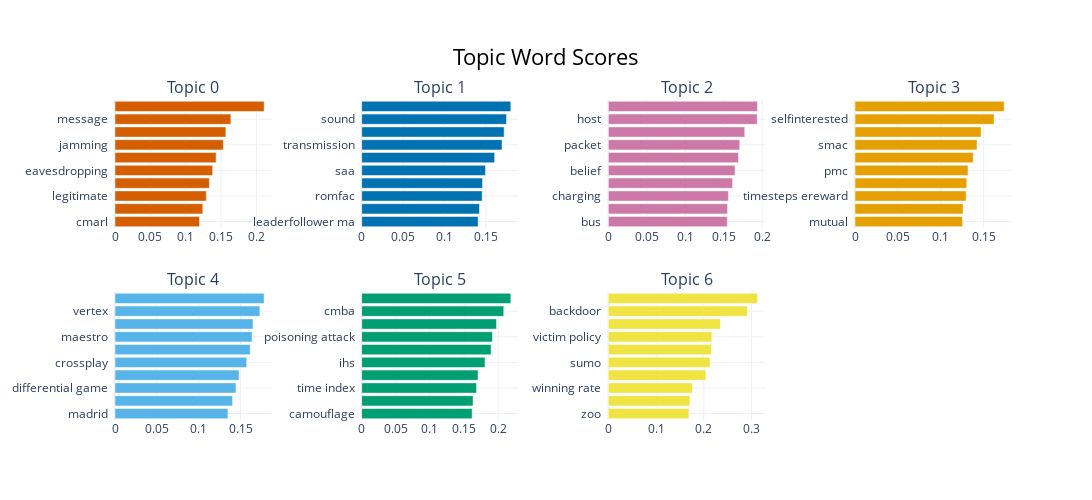

The cell this chart's notebook holds for it:
### Code cell
topic_model.visualize_barchart(top_n_topics=20, n_words=10, width=300)

### Figure 1 — Plotly figure (JSON) as saved in the notebook; plotly's stock layout.template omitted (floating-point values rounded to 4 significant figures)
{"data": [{"marker": {"color": "#D55E00"}, "orientation": "h", "type": "bar", "x": [0.1194, 0.1241, 0.1291, 0.1334, 0.1381, 0.143, 0.1531, 0.1567, 0.1638, 0.2108], "xaxis": "x", "y": ["cmarl  ", "iot  ", "legitimate  ", "device  ", "eavesdropping  ", "antijamming  ", "jamming  ", "jammer  ", "message  ", "radar  "], "yaxis": "y"}, {"marker": {"color": "#0072B2"}, "orientation": "h", "type": "bar", "x": [0.1405, 0.1422, 0.1454, 0.1459, 0.1494, 0.1605, 0.1694, 0.1719, 0.1748, 0.18], "xaxis": "x2", "y": ["leaderfollower ma  ", "actuator  ", "romfac  ", "pursuer  ", "saa  ", "leaderfollower  ", "transmission  ", "ma  ", "sound  ", "byzantine  "], "yaxis": "y2"}, {"marker": {"color": "#CC79A7"}, "orientation": "h", "type": "bar", "x": [0.1546, 0.155, 0.1562, 0.1615, 0.1647, 0.1692, 0.1709, 0.1773, 0.1935, 0.1939], "xaxis": "x3", "y": ["bus  ", "energy  ", "charging  ", "demand  ", "belief  ", "id  ", "packet  ", "intrusion  ", "host  ", "voltage  "], "yaxis": "y3"}, {"marker": {"color": "#E69F00"}, "orientation": "h", "type": "bar", "x": [0.1253, 0.1259, 0.1295, 0.1303, 0.1317, 0.1379, 0.1422, 0.147, 0.1621, 0.1739], "xaxis": "x4", "y": ["mutual  ", "cooperative cooperative cooperative  ", "timesteps ereward  ", "ereward  ", "pmc  ", "selfinterested agent  ", "smac  ", "cooperative cooperative  ", "selfinterested  ", "mir  "], "yaxis": "y4"}, {"marker": {"color": "#56B4E9"}, "orientation": "h", "type": "bar", "x": [0.1348, 0.1404, 0.1445, 0.1482, 0.1573, 0.1615, 0.1637, 0.1649, 0.173, 0.1781], "xaxis": "x5", "y": ["madrid  ", "tizero  ", "differential game  ", "ued  ", "crossplay  ", "student  ", "maestro  ", "npc  ", "vertex  ", "minimax regret  "], "yaxis": "y5"}, {"marker": {"color": "#009E73"}, "orientation": "h", "type": "bar", "x": [0.1618, 0.1632, 0.1682, 0.1704, 0.1807, 0.1895, 0.1915, 0.1975, 0.2081, 0.2185], "xaxis": "x6", "y": ["camouflage  ", "mixed attack  ", "time index  ", "aml  ", "ihs  ", "recipient agent  ", "poisoning attack  ", "attack strategy  ", "cmba  ", "recipient  "], "yaxis": "y6"}, {"marker": {"color": "#F0E442"}, "orientation": "h", "type": "bar", "x": [0.1689, 0.1711, 0.176, 0.2045, 0.213, 0.2159, 0.2169, 0.235, 0.2912, 0.3124], "xaxis": "x7", "y": ["zoo  ", "imitation  ", "winning rate  ", "imap  ", "sumo  ", "shine  ", "victim policy  ", "backdoor attack  ", "backdoor  ", "trigger  "], "yaxis": "y7"}], "layout": {"annotations": [{"font": {"size": 16}, "showarrow": false, "text": "Topic 0", "x": 0.0875, "xanchor": "center", "xref": "paper", "y": 1, "yanchor": "bottom", "yref": "paper"}, {"font": {"size": 16}, "showarrow": false, "text": "Topic 1", "x": 0.3625, "xanchor": "center", "xref": "paper", "y": 1, "yanchor": "bottom", "yref": "paper"}, {"font": {"size": 16}, "showarrow": false, "text": "Topic 2", "x": 0.6375, "xanchor": "center", "xref": "paper", "y": 1, "yanchor": "bottom", "yref": "paper"}, {"font": {"size": 16}, "showarrow": false, "text": "Topic 3", "x": 0.9125, "xanchor": "center", "xref": "paper", "y": 1, "yanchor": "bottom", "yref": "paper"}, {"font": {"size": 16}, "showarrow": false, "text": "Topic 4", "x": 0.0875, "xanchor": "center", "xref": "paper", "y": 0.4, "yanchor": "bottom", "yref": "paper"}, {"font": {"size": 16}, "showarrow": false, "text": "Topic 5", "x": 0.3625, "xanchor": "center", "xref": "paper", "y": 0.4, "yanchor": "bottom", "yref": "paper"}, {"font": {"size": 16}, "showarrow": false, "text": "Topic 6", "x": 0.6375, "xanchor": "center", "xref": "paper", "y": 0.4, "yanchor": "bottom", "yref": "paper"}], "height": 500, "hoverlabel": {"bgcolor": "white", "font": {"family": "Rockwell", "size": 16}}, "showlegend": false, "title": {"font": {"color": "Black", "size": 22}, "text": "Topic Word Scores", "x": 0.5, "xanchor": "center", "yanchor": "top"}, "width": 1200, "xaxis": {"anchor": "y", "domain": [0, 0.175], "showgrid": true}, "xaxis2": {"anchor": "y2", "domain": [0.275, 0.45], "showgrid": true}, "xaxis3": {"anchor": "y3", "domain": [0.55, 0.725], "showgrid": true}, "xaxis4": {"anchor": "y4", "domain": [0.825, 1], "showgrid": true}, "xaxis5": {"anchor": "y5", "domain": [0, 0.175], "showgrid": true}, "xaxis6": {"anchor": "y6", "domain": [0.275, 0.45], "showgrid": true}, "xaxis7": {"anchor": "y7", "domain": [0.55, 0.725], "showgrid": true}, "xaxis8": {"anchor": "y8", "domain": [0.825, 1], "showgrid": true}, "yaxis": {"anchor": "x", "domain": [0.6, 1], "showgrid": true}, "yaxis2": {"anchor": "x2", "domain": [0.6, 1], "showgrid": true}, "yaxis3": {"anchor": "x3", "domain": [0.6, 1], "showgrid": true}, "yaxis4": {"anchor": "x4", "domain": [0.6, 1], "showgrid": true}, "yaxis5": {"anchor": "x5", "domain": [0, 0.4], "showgrid": true}, "yaxis6": {"anchor": "x6", "domain": [0, 0.4], "showgrid": true}, "yaxis7": {"anchor": "x7", "domain": [0, 0.4], "showgrid": true}, "yaxis8": {"anchor": "x8", "domain": [0, 0.4], "showgrid": true}}}
